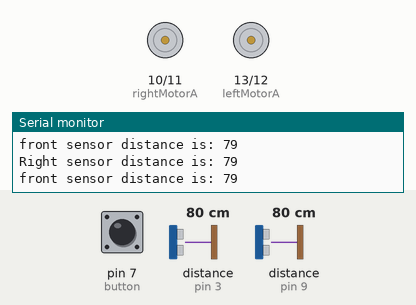
Bench run of a sketch on a simulated Arduino Uno, built with avr-gcc and run on an emulated ATmega328P. Parts: motor-driver pin pairs drawn as motors (green arrow = first pin HIGH = forward, orange = second pin HIGH = backward, longer = more drive), the last lines printed to the serial monitor. Wiring (inferred from the names in the program): 2 × ultrasonic range finder: trigger pin 2, echo pin 3 / trigger pin 8, echo pin 9. The test bench sets the inputs (shaded band); at power-on: pin 7 (button) HIGH, distance to the obstacle (sensors on pin 3, pin 9) 80 cm. The echo pulse lasts 58.3 µs per cm.

Above: at 1.2 s.
1.3 s: pin 7 (button) pulled LOW for 0.15 s
At 2.3 s:
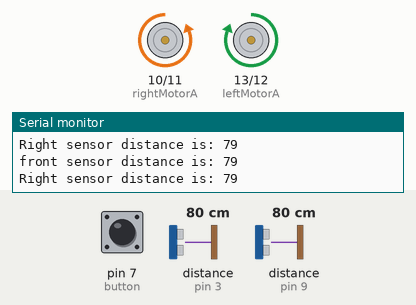
At 3.0 s:
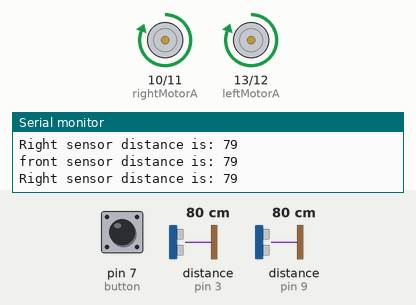
4.4 s: distance to the obstacle (sensor on pin 3) set to 28 cm
7.4 s: distance to the obstacle (sensor on pin 3) set to 24 cm
10.4 s: distance to the obstacle (sensor on pin 9) set to 18 cm
13.4 s: distance to the obstacle (sensor on pin 9) set to 14 cm
At 14.1 s:
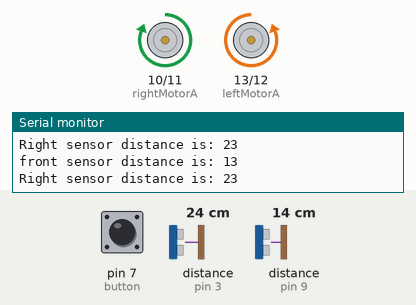
16.4 s: distance to the obstacle (sensor on pin 9) set to 120 cm
Timing chart, 0 to 20.4 s (numbered marks = the images above; inputs shaded):
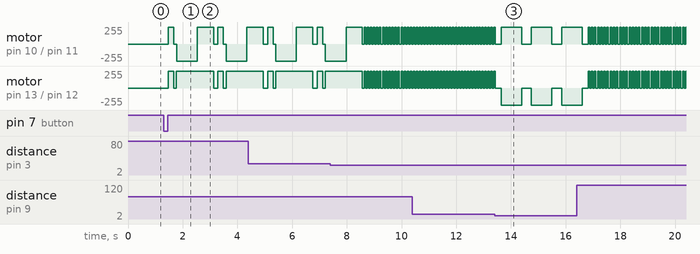

The sketch:

Maze_bot.ino
```cpp
//This represent the different cases the Robot could run in to
enum Mode {NO_WALL, CONT_LINE, LEFT_TURN_ONLY, RIGHT_TURN_ONLY};
Mode mode;

//These are the pins the ultarsonic sensors are attached to
const int frontSensorEcho = 9;
const int frontSensorTrigger = 8;
const int rightSensorTrigger = 2;
const int rightSensorEcho = 3;
//These are the pins that go to the hbridge
const int rightMotorA = 10;
const int rightMotorB = 11;
const int leftMotorA = 13;
const int leftMotorB = 12;
//This is the on off button
const int button = 7;
//Distance from the  front and right sensor
long frontDistance;
long rightDistance;

//This is the aproximate delay for how long the motors need to run to make a 90 degree turn
int turnDelay = 755;
//tracking the state of the on off button
int buttonState = 0;
int buttonCount = 0;
bool onOrOff = false;

void setup()
{
  //setting up the ultrasonic sensors
  pinMode(frontSensorTrigger, OUTPUT);
  pinMode(rightSensorTrigger, OUTPUT);
  pinMode(rightSensorEcho, INPUT);
  pinMode(frontSensorEcho, INPUT);
//starting communication with the serial to determine a good distance from the sensor
  Serial.begin(9600);
//activating the motors
  pinMode(rightMotorA, OUTPUT);
  pinMode(rightMotorB, OUTPUT);

  pinMode(leftMotorA, OUTPUT);
  pinMode(leftMotorB, OUTPUT);

  pinMode(button, INPUT);
}

void loop()
{
  //This is used to turn the robot on and off it was to avoid it running rampant when we wanted to set it in the maze
  buttonState = digitalRead(button);
  if (buttonState == LOW)
  {
    buttonCount += 1;
    if (buttonCount == 1)
    {
      onOrOff = true;
    }
    else if (buttonCount == 0 || buttonCount > 1)
    {
      onOrOff = false;
      Stop();
      buttonCount = 0;
    }

  }


//this determines the distance from the front sensor
  frontDistance = findDistance(frontSensorTrigger, frontSensorEcho);
  //The serial.print fucntions were used for calibrating the distance and what we should use for turning thresholds
  Serial.print("front sensor distance is: ");
  Serial.println(frontDistance);

  rightDistance = findDistance(rightSensorTrigger, rightSensorEcho);
  Serial.print("Right sensor distance is: ");
  Serial.println(rightDistance);
//This turns the bot on when the button is pushed
  if (onOrOff)
  {
    //this checks both sensors and decides if it should drive forward, turn left or turn right
    mode = findCase(frontDistance, rightDistance);
    switch (mode)
    {


      case LEFT_TURN_ONLY:

        Stop();
        delay(150);
        rotateLeft();
        delay(turnDelay);
        Stop();
        delay(150);
        break;
      case RIGHT_TURN_ONLY:

        Stop();
        delay(100);
        //This is because the right sensor is far foward on the arduino this is an adjustment to make it
        //drive forward enough to make the corner.
        drive();
        delay(200);
        Stop();
        delay(100);
        rotateRight();
        delay(turnDelay);
        drive();
        //this is to get it around the corner it turned towards
        delay(600);
        Stop();
        break;
//This is for when it got out of the maze it would stop
      case NO_WALL :
        Stop();
        delay(100);
        break;

      case CONT_LINE:
      //This is so it drives forward, stops pulses, and decides what to do next
        drive();
        delay(55);
        Stop();
        break;
    }
  }
  //This is to pause it and gives time to understand what the arduino was thinking
  delay(50);
}
```

Find_Case.ino
```cpp
Mode findCase(long frontD, long rightD)
{
  Mode case1;
  //Has soon as the right sensor was open the arduino new to stop and turn to that direction
  if (rightD > 25 && rightD < 100)
  {
    case1 = RIGHT_TURN_ONLY;
  }
  //This case covers left turns and complete dead ends so it will turn 180 or turn left
  //if the front sensor was at a certain threshold and if the right sensor could find a wall
  else if (frontD < 15 && rightD <= 25)
  {
    case1 = LEFT_TURN_ONLY;
  }
  //This covers the case of a straight hallway
  else if (frontD >= 5 && rightD <= 25)
  {
      case1 = CONT_LINE;
  }
  //This is when the bot is out of the maze.
  else if (frontD > 100 && rightD >= 100 )
  {
    case1 = NO_WALL;
  }
  return case1;
}
```

Find_Distance.ino
```cpp
long findDistance(const int& trigger,const int& echo)
{
  //This is using the sensors to find the distance between the robot and the wall
  long durAt, distCm;
  //This is the pulse the sensor sends, it measures the time in the pulses to determine the distance
  digitalWrite(trigger,LOW);
  delayMicroseconds(2);
  digitalWrite(trigger,HIGH);
  delayMicroseconds(10);
  digitalWrite(trigger,LOW);
  //this is the pulses being recieved
  durAt = pulseIn(echo,HIGH);
 //This is the converting the time into cm's
  distCm = durAt/58.2;
  return distCm;
}
```

Motor_Control.ino
```cpp
void rotateRight()
{
  //This controls the motors to make the bot turn right
  digitalWrite(leftMotorA,HIGH);
  digitalWrite(leftMotorB,LOW);

  digitalWrite(rightMotorA,LOW);
  digitalWrite(rightMotorB,HIGH);
}

//This contorls the bot to make it rotate left
void rotateLeft()
{
  digitalWrite(leftMotorA,LOW);
  digitalWrite(leftMotorB,HIGH);

  digitalWrite(rightMotorA,HIGH);
  digitalWrite(rightMotorB,LOW);

}
//this makes the robot drive foward
void drive()
{
  //left motor forward
    digitalWrite(leftMotorA, HIGH);
    digitalWrite(leftMotorB,LOW);

//right motor forward
    digitalWrite(rightMotorA,HIGH);
    digitalWrite(rightMotorB,LOW);
}
void Stop()
{
  //turn motors off
  digitalWrite(leftMotorA,LOW);
  digitalWrite(leftMotorB,LOW);


  digitalWrite(rightMotorB,LOW);
  digitalWrite(rightMotorA,LOW);
}
```

Measured:
- the behaviour switches between 16 and 15 cm on distance to the obstacle (sensor on pin 9) (found by bisection; images 2 and 3)
